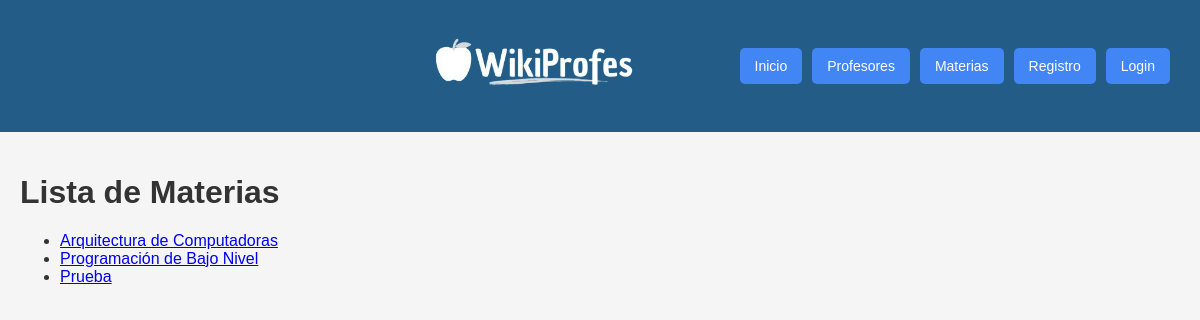
Before: /materias/ with the older database file.
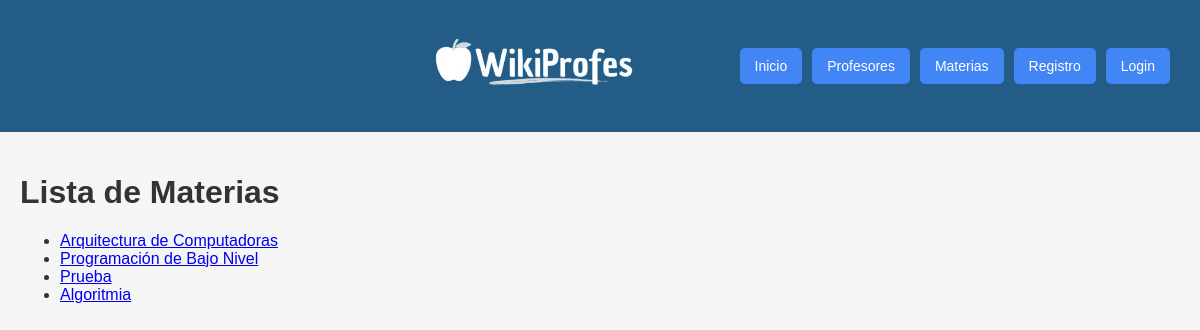
After: the same page with the newer database file.
### reviews/models.py (models this page shows, shortened)
class Materia(models.Model):
    nombre = models.CharField(max_length=100, unique=True)
    profesores = models.ManyToManyField('Profesor', related_name='Materias')

### reviews/views.py (the view)
# urls.py: path('materias/', views.lista_materias, name='lista_materias'),
def lista_materias(request):
    materias = Materia.objects.all()
    return render(request, 'reviews/materias.html', {'materias': materias})

### reviews/templates/reviews/materias.html (shortened to what this page needs)
{% extends "base.html" %}
{% block content %}
<h1>Lista de Materias</h1>
<ul>
    {% for materia in materias %}
        <li>
            <a href="{% url 'perfil_materia' materia.id %}">{{ materia.nombre }}</a>
        </li>
    {% empty %}
        <li>No hay materias registradas.</li>
    {% endfor %}
</ul>
{% endblock %}

Changed rows visible on the page:
added Materia: nombre "Algoritmia"
